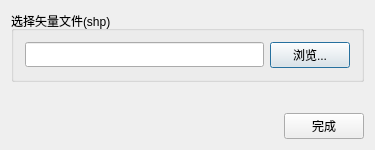
<?xml version="1.0" encoding="UTF-8"?>
<ui version="4.0">
 <class>ipfModelerClipVectorDialog</class>
 <widget class="QDialog" name="ipfModelerClipVectorDialog">
  <property name="geometry">
   <rect>
    <x>0</x>
    <y>0</y>
    <width>375</width>
    <height>150</height>
   </rect>
  </property>
  <property name="windowTitle">
   <string>选择矢量</string>
  </property>
  <layout class="QVBoxLayout" name="verticalLayout">
   <item>
    <widget class="QGroupBox" name="groupBox">
     <property name="autoFillBackground">
      <bool>false</bool>
     </property>
     <property name="title">
      <string>选择矢量文件(shp)</string>
     </property>
     <property name="flat">
      <bool>true</bool>
     </property>
     <property name="checkable">
      <bool>false</bool>
     </property>
     <property name="checked">
      <bool>false</bool>
     </property>
     <layout class="QGridLayout" name="gridLayout">
      <item row="0" column="0">
       <layout class="QHBoxLayout" name="horizontalLayout_4">
        <item>
         <widget class="QLineEdit" name="lineEdit">
          <property name="minimumSize">
           <size>
            <width>0</width>
            <height>25</height>
           </size>
          </property>
         </widget>
        </item>
        <item>
         <widget class="QPushButton" name="pushButton_2">
          <property name="minimumSize">
           <size>
            <width>75</width>
            <height>25</height>
           </size>
          </property>
          <property name="text">
           <string>浏览...</string>
          </property>
         </widget>
        </item>
       </layout>
      </item>
     </layout>
    </widget>
   </item>
   <item>
    <spacer name="verticalSpacer">
     <property name="orientation">
      <enum>Qt::Vertical</enum>
     </property>
     <property name="sizeHint" stdset="0">
      <size>
       <width>350</width>
       <height>14</height>
      </size>
     </property>
    </spacer>
   </item>
   <item>
    <layout class="QHBoxLayout" name="horizontalLayout">
     <item>
      <spacer name="horizontalSpacer">
       <property name="orientation">
        <enum>Qt::Horizontal</enum>
       </property>
       <property name="sizeHint" stdset="0">
        <size>
         <width>40</width>
         <height>20</height>
        </size>
       </property>
      </spacer>
     </item>
     <item>
      <widget class="QPushButton" name="pushButton">
       <property name="minimumSize">
        <size>
         <width>75</width>
         <height>25</height>
        </size>
       </property>
       <property name="text">
        <string>完成</string>
       </property>
      </widget>
     </item>
    </layout>
   </item>
  </layout>
 </widget>
 <layoutdefault spacing="6" margin="11"/>
 <resources/>
 <connections/>
</ui>
